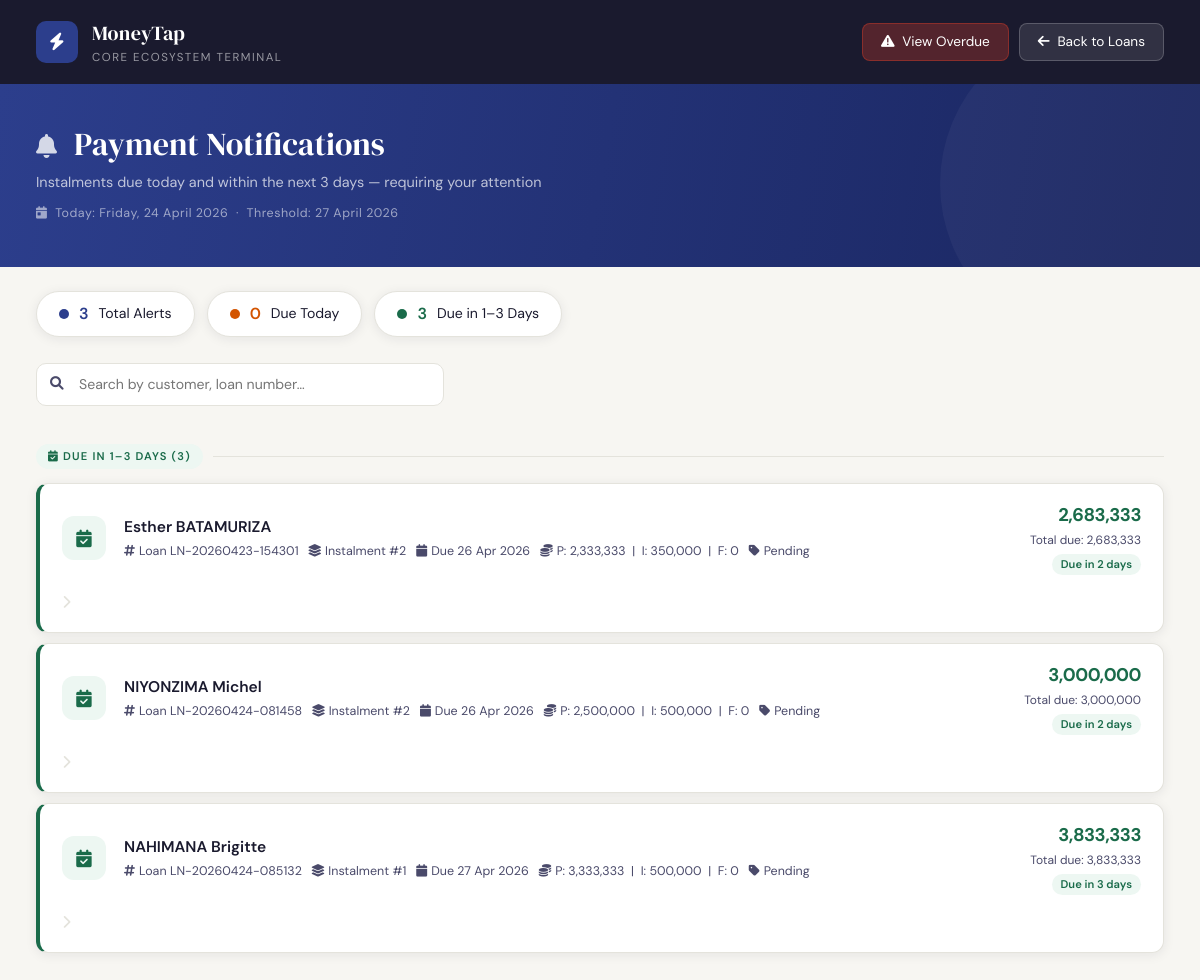
Page /app.moneytap/modules/notifications.php on the committed database.
### tables this page shows
CREATE TABLE `loan_instalments` (
  `instalment_id` int(11) NOT NULL,
  `loan_id` int(11) NOT NULL,
  `loan_number` varchar(50) NOT NULL,
  `instalment_number` int(11) NOT NULL,
  `due_date` date NOT NULL,
  `payment_date` date DEFAULT NULL,
  `opening_balance` decimal(15,2) NOT NULL DEFAULT '0.00' COMMENT 'Principal balance at start of period',
  `closing_balance` decimal(15,2) NOT NULL DEFAULT '0.00' COMMENT 'Principal balance at end of period',
  `principal_amount` decimal(15,2) NOT NULL DEFAULT '0.00' COMMENT 'Principal portion of payment',
  `interest_amount` decimal(15,2) NOT NULL DEFAULT '0.00' COMMENT 'Interest portion of payment',
  `management_fee` decimal(15,2) NOT NULL DEFAULT '0.00' COMMENT 'Management fee for this instalment',
  `total_payment` decimal(15,2) NOT NULL DEFAULT '0.00' COMMENT 'Total payment required (principal + interest + mgmt fee)',
  `paid_amount` decimal(15,2) NOT NULL DEFAULT '0.00' COMMENT 'Amount actually paid',
  `principal_paid` decimal(15,2) NOT NULL DEFAULT '0.00',
  `interest_paid` decimal(15,2) NOT NULL DEFAULT '0.00',
  `management_fee_paid` decimal(15,2) NOT NULL DEFAULT '0.00',
  `balance_remaining` decimal(15,2) NOT NULL DEFAULT '0.00' COMMENT 'Unpaid portion of this instalment',
  `days_overdue` int(11) NOT NULL DEFAULT '0',
  `penalty_amount` decimal(15,2) NOT NULL DEFAULT '0.00',
  `penalty_paid` decimal(15,2) NOT NULL DEFAULT '0.00',
  `status` enum('Pending','Partially Paid','Fully Paid','Overdue') NOT NULL DEFAULT 'Pending',
  `created_by` int(11) NOT NULL,
  `created_at` timestamp NOT NULL DEFAULT CURRENT_TIMESTAMP,
  `updated_at` timestamp NOT NULL DEFAULT CURRENT_TIMESTAMP ON UPDATE CURRENT_TIMESTAMP,
  `overdue_ledger_recorded` tinyint(1) DEFAULT '0',
  `ninety_day_recorded` tinyint(1) DEFAULT '0',
  `monitoring_fee_net` decimal(15,2) DEFAULT '0.00',
  `monitoring_fee_vat` decimal(15,2) DEFAULT '0.00',
  `monitoring_fee_total` decimal(15,2) DEFAULT '0.00',
  `provision_calculated` tinyint(1) DEFAULT '0',
  `provision_amount` decimal(15,2) DEFAULT '0.00',
  `provision_date` date DEFAULT NULL,
  `suspension_recorded` tinyint(1) DEFAULT '0',
  `requested_amount` decimal(15,2) DEFAULT '0.00',
  `requested_amount_paid` decimal(15,2) DEFAULT '0.00'
);

CREATE TABLE `customers` (
  `customer_id` int(11) NOT NULL,
  `customer_code` varchar(50) NOT NULL,
  `customer_name` varchar(255) NOT NULL,
  `birth_place` text,
  `id_number` varchar(50) NOT NULL,
  `account_number` varchar(50) DEFAULT NULL,
  `occupation` varchar(100) DEFAULT NULL,
  `gender` enum('Male','Female','Other') DEFAULT 'Male',
  `date_of_birth` date DEFAULT NULL,
  `phone` varchar(20) NOT NULL,
  `email` varchar(120) DEFAULT NULL,
  `organization` varchar(150) DEFAULT 'gracelending',
  `father_name` varchar(150) DEFAULT NULL,
  `mother_name` varchar(150) DEFAULT NULL,
  `marriage_type` enum('Single','Married','Divorced') DEFAULT 'Single',
  `spouse` varchar(150) DEFAULT NULL,
  `spouse_id` varchar(50) DEFAULT NULL,
  `spouse_occupation` varchar(100) DEFAULT NULL,
  `spouse_phone` varchar(20) DEFAULT NULL,
  `address` text,
  `location` text,
  `project` varchar(150) DEFAULT NULL,
  `project_location` varchar(150) DEFAULT NULL,
  `caution_location` varchar(150) DEFAULT NULL,
  `loan_type` varchar(50) DEFAULT NULL,
  `requested_amount` decimal(15,2) DEFAULT '0.00',
  `loan_duration` int(11) DEFAULT '0',
  `province` varchar(100) DEFAULT NULL,
  `district` varchar(100) DEFAULT NULL,
  `sector` varchar(100) DEFAULT NULL,
  `cell` varchar(100) DEFAULT NULL,
  `village` varchar(100) DEFAULT NULL,
  `created_by` varchar(100) DEFAULT 'admin',
  `created_at` datetime DEFAULT CURRENT_TIMESTAMP,
  `updated_at` datetime DEFAULT CURRENT_TIMESTAMP ON UPDATE CURRENT_TIMESTAMP,
  `is_active` tinyint(1) DEFAULT '1',
  `status` varchar(50) DEFAULT 'Approved',
  `doc_id` varchar(255) DEFAULT NULL COMMENT 'National ID Path',
  `doc_contract` varchar(255) DEFAULT NULL COMMENT 'Work Contract Path',
  `doc_statement` varchar(255) DEFAULT NULL COMMENT 'Bank Statement Path',
  `doc_payslip` varchar(255) DEFAULT NULL COMMENT 'Payslip Path',
  `doc_marital` varchar(255) DEFAULT NULL COMMENT 'Marital Status Cert Path',
  `doc_rdb` varchar(255) DEFAULT NULL COMMENT 'RDB Certificate Path',
  `has_guarantor` enum('Yes','No') DEFAULT 'No',
  `guarantor_name` varchar(150) DEFAULT NULL,
  `guarantor_id` varchar(50) DEFAULT NULL,
  `guarantor_phone` varchar(20) DEFAULT NULL,
  `guarantor_occupation` varchar(100) DEFAULT NULL,
  `tin_number` varchar(20) DEFAULT NULL,
  `risk_rating` varchar(50) DEFAULT NULL,
  `current_balance` decimal(15,2) DEFAULT '0.00',
  `total_loans` decimal(15,2) DEFAULT '0.00',
  `total_paid` decimal(15,2) DEFAULT '0.00',
  `rejection_reason` text,
  `correction_fields` text,
  `admin_note` text,
  `client_resubmitted` tinyint(1) DEFAULT '0',
  `resubmitted_fields` text,
  `total_disbursed` decimal(15,2) NOT NULL DEFAULT '0.00',
  `total_outstanding` decimal(15,2) NOT NULL DEFAULT '0.00',
  `last_loan_date` date DEFAULT NULL,
  `record_date` datetime NOT NULL DEFAULT CURRENT_TIMESTAMP,
  `collateral_type` enum('Movable','Immovable') DEFAULT NULL,
  `collateral_sub_type` varchar(50) DEFAULT NULL,
  `upi_location` varchar(100) DEFAULT NULL,
  `square_mtrs` varchar(50) DEFAULT NULL,
  `doc_loan_clearance` varchar(255) DEFAULT NULL,
  `doc_power_of_attorney` varchar(255) DEFAULT NULL,
  `doc_guarantor_letter` varchar(255) DEFAULT NULL
);

CREATE TABLE `loan_portfolio` (
  `loan_id` int(11) NOT NULL,
  `customer_id` int(11) NOT NULL,
  `loan_number` varchar(50) NOT NULL,
  `loan_amount` decimal(15,2) NOT NULL DEFAULT '0.00' COMMENT 'Principal amount given to customer',
  `management_fee_rate` decimal(5,2) NOT NULL DEFAULT '5.50' COMMENT 'Management fee percentage (5.5%)',
  `management_fee_amount` decimal(15,2) NOT NULL DEFAULT '0.00' COMMENT 'Management fee (5.5% of loan amount)',
  `total_disbursed` decimal(15,2) NOT NULL DEFAULT '0.00' COMMENT 'Loan amount + Management fee',
  `interest_rate` decimal(5,2) NOT NULL COMMENT 'Monthly interest rate percentage',
  `number_of_instalments` int(11) NOT NULL,
  `disbursement_date` date NOT NULL,
  `maturity_date` date NOT NULL,
  `total_interest` decimal(15,2) NOT NULL DEFAULT '0.00' COMMENT 'Sum of all interest payments',
  `total_management_fees` decimal(15,2) NOT NULL DEFAULT '0.00' COMMENT 'Total management fees across all instalments',
  `total_payment` decimal(15,2) NOT NULL DEFAULT '0.00' COMMENT 'Total to be paid (principal + interest + mgmt fees)',
  `monthly_payment` decimal(15,2) NOT NULL DEFAULT '0.00' COMMENT 'Fixed monthly payment amount (after 1st instalment)',
  `principal_outstanding` decimal(15,2) NOT NULL DEFAULT '0.00' COMMENT 'Remaining principal balance',
  `interest_outstanding` decimal(15,2) NOT NULL DEFAULT '0.00' COMMENT 'Remaining interest to be paid',
  `total_outstanding` decimal(15,2) NOT NULL DEFAULT '0.00' COMMENT 'Total remaining balance',
  `total_paid` decimal(15,2) NOT NULL DEFAULT '0.00',
  `total_principal_paid` decimal(15,2) NOT NULL DEFAULT '0.00',
  `total_interest_paid` decimal(15,2) NOT NULL DEFAULT '0.00',
  `total_management_fees_paid` decimal(15,2) NOT NULL DEFAULT '0.00',
  `accrued_interest` decimal(15,2) NOT NULL DEFAULT '0.00',
  `accrued_days` int(11) NOT NULL DEFAULT '0',
  `accrued_management_fees` decimal(15,2) NOT NULL DEFAULT '0.00',
  `deferred_management_fees` decimal(15,2) NOT NULL DEFAULT '0.00',
  `days_overdue` int(11) NOT NULL DEFAULT '0',
  `penalties` decimal(15,2) NOT NULL DEFAULT '0.00',
  `cash_amount` decimal(15,2) NOT NULL DEFAULT '0.00',
  `bank_amount` decimal(15,2) NOT NULL DEFAULT '0.00',
  `collateral_type` varchar(50) DEFAULT NULL,
  `collateral_description` text,
  `collateral_value` decimal(15,2) DEFAULT '0.00',
  `collateral_net_value` decimal(15,2) DEFAULT '0.00',
  `provisional_rate` decimal(5,2) NOT NULL DEFAULT '1.00',
  `general_provision` decimal(15,2) NOT NULL DEFAULT '0.00',
  `net_book_value` decimal(15,2) NOT NULL DEFAULT '0.00',
  `loan_status` varchar(100) DEFAULT NULL,
  `created_by` int(11) NOT NULL,
  `created_at` timestamp NOT NULL DEFAULT CURRENT_TIMESTAMP,
  `updated_at` timestamp NOT NULL DEFAULT CURRENT_TIMESTAMP ON UPDATE CURRENT_TIMESTAMP,
  `last_provision_date` date DEFAULT NULL,
  `record_date` date DEFAULT NULL,
  `deduct_fee_from_disbursed` decimal(50,6) DEFAULT NULL,
  `is_topup` tinyint(1) NOT NULL DEFAULT '0',
  `topup_type` enum('increasing','decreasing') DEFAULT NULL,
  `mgmt_fee_first_month_only` tinyint(1) DEFAULT '0',
  `mgmt_fee_is_disbursed` tinyint(1) DEFAULT '0',
  `requested_amount` decimal(15,2) DEFAULT '0.00',
  `is_requested_paid_upfront` tinyint(1) DEFAULT '0',
  `requested_amount_status` varchar(50) DEFAULT 'Pending',
  `requested_amount_paid_upfront` decimal(15,2) DEFAULT '0.00',
  `loan_purpose` text,
  `economic_center` varchar(100) DEFAULT NULL
);

### app.moneytap/modules/notifications.php (the view, shortened to what this page needs)
<?php
$notifications  = [];
$today          = new DateTime();
$today->setTime(0, 0, 0);
$threshold_date = (clone $today)->modify('+3 days');
try {
    $conn = getConnection();
    $query = "
        SELECT
            li.instalment_id,
            li.loan_id,
            li.instalment_number,
            li.due_date,
            li.opening_balance,
            li.closing_balance,
            li.principal_amount,
            li.interest_amount,
            li.management_fee,
            li.total_payment,
            li.paid_amount,
            li.balance_remaining,
            li.status,
            li.days_overdue,
            lp.loan_number,
            lp.loan_status,
            c.customer_name,
            c.customer_code
        FROM loan_instalments li
        LEFT JOIN loan_portfolio lp ON li.loan_id = lp.loan_id
        LEFT JOIN customers c ON lp.customer_id = c.customer_id
        WHERE li.status NOT IN ('Fully Paid')
          AND li.due_date >= CURDATE()
          AND li.due_date <= ?
        ORDER BY li.due_date ASC, c.customer_name ASC
    ";
    $threshold_str = $threshold_date->format('Y-m-d');
    $stmt = $conn->prepare($query);
    $stmt->bind_param("s", $threshold_str);
    $stmt->execute();
    $result = $stmt->get_result();
    $notifications = $result->fetch_all(MYSQLI_ASSOC);
} catch (Exception $e) {
    $error_message = "Error: " . $e->getMessage();
    error_log("notifications.php error: " . $e->getMessage());
}
$due_today = [];
$due_soon  = [];
foreach ($notifications as $n) {
    $due = new DateTime($n['due_date']);
    $due->setTime(0, 0, 0);
    $diff = $today->diff($due);
    $days = (int)$diff->days;
    if ($days === 0) {
        $n['_days_diff'] = 0;
        $due_today[] = $n;
    } else {
        $n['_days_diff'] = $days;
        $due_soon[] = $n;
    }
}
$total_count = count($notifications);
?>
<!DOCTYPE html>
<html lang="en">
<head>
    <link href="https://cdn.jsdelivr.net/npm/bootstrap@5.1.3/dist/css/bootstrap.min.css" rel="stylesheet">
    <link rel="stylesheet" href="https://cdnjs.cloudflare.com/ajax/libs/font-awesome/6.0.0/css/all.min.css">
</head>
<body>
<div class="topbar">
    <div class="topbar-brand">
        <div class="logo-mark"><i class="fas fa-bolt"></i></div>
        <div>
            <div class="brand-name">MoneyTap</div>
            <div class="brand-sub">Core Ecosystem Terminal</div>
        </div>
    </div>
    <div class="topbar-actions">
        <a href="?page=overdue" class="btn-nav btn-overdue">
            <i class="fas fa-exclamation-triangle me-1"></i> View Overdue
        </a>
        <a href="index.php?page=loans" class="btn-nav">
            <i class="fas fa-arrow-left me-1"></i> Back to Loans
        </a>
    </div>
</div>
<div class="hero-strip">
    <div class="hero-title">
        <i class="fas fa-bell" style="font-size:1.5rem;opacity:.8;margin-right:10px;"></i>
        Payment Notifications
    </div>
    <p class="hero-sub">Instalments due today and within the next 3 days — requiring your attention</p>
    <p class="hero-date">
        <i class="fas fa-calendar-day me-1"></i>
        Today: <?php echo $today->format('l, d F Y'); ?>
        &nbsp;·&nbsp;
        Threshold: <?php echo $threshold_date->format('d F Y'); ?>
    </p>
</div>
<div class="stat-row">
    <div class="stat-pill pill-all">
        <div class="pill-dot"></div>
        <span class="pill-count"><?php echo $total_count; ?></span>
        <span>Total Alerts</span>
    </div>
    <div class="stat-pill pill-warn">
        <div class="pill-dot"></div>
        <span class="pill-count"><?php echo count($due_today); ?></span>
        <span>Due Today</span>
    </div>
    <div class="stat-pill pill-ok">
        <div class="pill-dot"></div>
        <span class="pill-count"><?php echo count($due_soon); ?></span>
        <span>Due in 1–3 Days</span>
    </div>
</div>
<div class="search-wrap">
    <div class="search-wrap-inner">
        <input type="text" class="search-input" id="searchInput"
               placeholder="Search by customer, loan number…" oninput="filterCards()">
    </div>
</div>
<div class="content-area">
    <?php
    function renderCard(array $n, string $cardClass, string $dayLabel): string {
        $balance   = number_format(floatval($n['balance_remaining']), 0);
        $total     = number_format(floatval($n['total_payment']), 0);
        $principal = number_format(floatval($n['principal_amount']), 0);
        $interest  = number_format(floatval($n['interest_amount']), 0);
        $fee       = number_format(floatval($n['management_fee']), 0);
        $dueDate   = date('d M Y', strtotime($n['due_date']));
        $status    = htmlspecialchars($n['status']);
        $customer  = htmlspecialchars($n['customer_name'] ?? 'N/A');
        $loanNum   = htmlspecialchars($n['loan_number'] ?? 'N/A');
        $loanId    = intval($n['loan_id']);
        $instNum   = intval($n['instalment_number']);
        $icons = [
            'card-warn' => 'fa-clock',
            'card-ok'   => 'fa-calendar-check',
        ];
        $ico = $icons[$cardClass] ?? 'fa-bell';
        return <<<HTML
        <a href="index.php?page=recordpayment&loan_id={$loanId}"
           class="notif-card {$cardClass} notif-searchable"
           title="Click to process payment — Loan ID: {$loanId}">
            <div class="notif-icon"><i class="fas {$ico}"></i></div>
            <div class="notif-body">
                <div class="notif-customer">{$customer}</div>
                <div class="notif-meta">
                    <span><i class="fas fa-hashtag"></i> Loan {$loanNum}</span>
                    <span><i class="fas fa-layer-group"></i> Instalment #{$instNum}</span>
                    <span><i class="fas fa-calendar"></i> Due {$dueDate}</span>
                    <span title="Principal / Interest / Fee">
                        <i class="fas fa-coins"></i> P: {$principal} &nbsp;|&nbsp; I: {$interest} &nbsp;|&nbsp; F: {$fee}
                    </span>
                    <span><i class="fas fa-tag"></i> {$status}</span>
                </div>
            </div>
            <div class="notif-amounts">
                <div class="notif-balance">{$balance}</div>
                <div class="notif-total">Total due: {$total}</div>
                <div class="notif-badge">{$dayLabel}</div>
            </div>
            <div class="chevron-ico"><i class="fas fa-chevron-right"></i></div>
        </a>
HTML;
    }
    ?>
    <?php if (!empty($due_soon)): ?>
    <div class="section-label lbl-ok">
        <div class="label-pill">
            <i class="fas fa-calendar-check me-1"></i>Due in 1–3 Days (<?php echo count($due_soon); ?>)
        </div>
        <div class="label-line"></div>
    </div>
    <?php foreach ($due_soon as $n):
        $diff  = $n['_days_diff'];
        $label = $diff === 1 ? 'Due Tomorrow' : 'Due in ' . $diff . ' days';
        echo renderCard($n, 'card-ok', $label);
    endforeach; ?>
    <?php endif; ?>
</div>
</body>
</html>

### rows in the picture
loan_instalments: customers.customer_name "Esther BATAMURIZA", loan.loan_number "LN-20260423-154301", instalment_number "2", due_date "26 Apr 2026", principal_amount "2,333,333", interest_amount "350,000", management_fee "0", status "Pending", balance_remaining "2,683,333", total_payment "2,683,333", instalment_number "Due in 2 days"
loan_instalments: customers.customer_name "NIYONZIMA Michel", loan.loan_number "LN-20260424-081458", instalment_number "2", due_date "26 Apr 2026", principal_amount "2,500,000", interest_amount "500,000", management_fee "0", status "Pending", balance_remaining "3,000,000", total_payment "3,000,000", instalment_number "Due in 2 days"
loan_instalments: customers.customer_name "NAHIMANA Brigitte", loan.loan_number "LN-20260424-085132", instalment_number "1", due_date "27 Apr 2026", principal_amount "3,333,333", interest_amount "500,000", management_fee "0", status "Pending", balance_remaining "3,833,333", total_payment "3,833,333"

### other values in the picture
$threshold_date->format('d F Y') "27 April 2026"
$total_count "3"
count($due_today) "0"
count($due_soon) "3"
